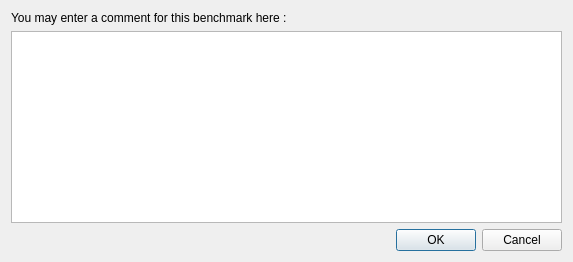
<!--
Copyright 2002-2013 CEA LIST
SPDX-FileCopyrightText: 2022 CEA LIST <gael.de-chalendar@cea.fr>

SPDX-License-Identifier: MIT
-->

    <ui version="4.0" >
 <class>CommentEditDialog</class>
 <widget class="QDialog" name="CommentEditDialog" >
  <property name="geometry" >
   <rect>
    <x>0</x>
    <y>0</y>
    <width>573</width>
    <height>262</height>
   </rect>
  </property>
  <property name="windowTitle" >
   <string>Edit comment</string>
  </property>
  <property name="modal" >
   <bool>true</bool>
  </property>
  <layout class="QVBoxLayout" name="verticalLayout" >
   <item>
    <widget class="QLabel" name="commentLabel" >
     <property name="text" >
      <string>You may enter a comment for this benchmark here :</string>
     </property>
    </widget>
   </item>
   <item>
    <widget class="QTextEdit" name="commentEdit" />
   </item>
   <item>
    <widget class="QDialogButtonBox" name="buttonBox" >
     <property name="orientation" >
      <enum>Qt::Horizontal</enum>
     </property>
     <property name="standardButtons" >
      <set>QDialogButtonBox::Cancel|QDialogButtonBox::Ok</set>
     </property>
    </widget>
   </item>
  </layout>
 </widget>
 <tabstops>
  <tabstop>commentEdit</tabstop>
  <tabstop>buttonBox</tabstop>
 </tabstops>
 <resources/>
 <connections>
  <connection>
   <sender>buttonBox</sender>
   <signal>accepted()</signal>
   <receiver>CommentEditDialog</receiver>
   <slot>accept()</slot>
   <hints>
    <hint type="sourcelabel" >
     <x>248</x>
     <y>254</y>
    </hint>
    <hint type="destinationlabel" >
     <x>157</x>
     <y>274</y>
    </hint>
   </hints>
  </connection>
  <connection>
   <sender>buttonBox</sender>
   <signal>rejected()</signal>
   <receiver>CommentEditDialog</receiver>
   <slot>reject()</slot>
   <hints>
    <hint type="sourcelabel" >
     <x>316</x>
     <y>260</y>
    </hint>
    <hint type="destinationlabel" >
     <x>286</x>
     <y>274</y>
    </hint>
   </hints>
  </connection>
 </connections>
</ui>
